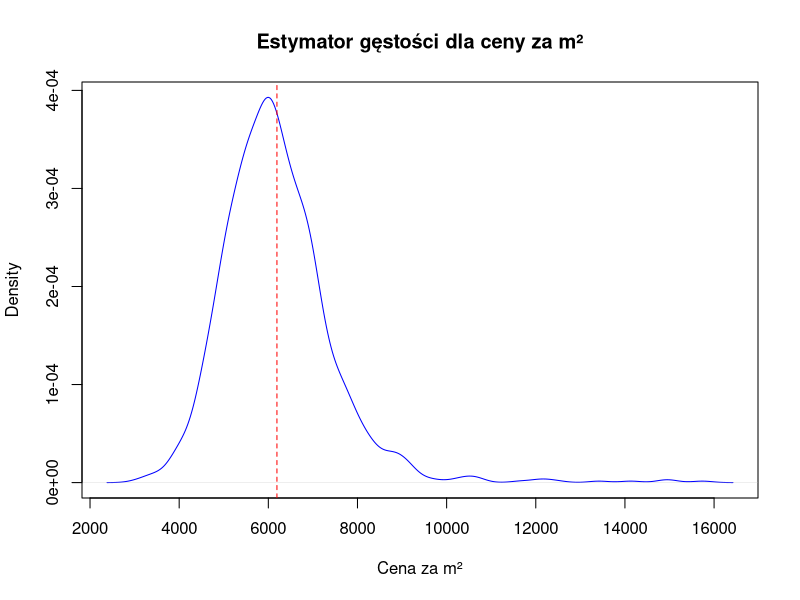

This figure's R source:
#lista11

#zadanie1  tablica rzutu kostka
#a) oczekiwana frekwencja , kostka jest symetryczna
observed <- c(171, 200, 168, 213, 226, 222)
n <- sum(observed)
expected <- rep(n/6, 6)
cat("Zadanie1_a:", expected, "\n\n")

#b) realizacja statyski testowej , test zgodnosci
chi_stat <- sum((observed - expected)^2 / expected)
cat("Zadanie1_b:", chi_stat, "\n\n")

#c) wyznaczanie p
df <- length(observed) - 1
p_value <- 1 - pchisq(chi_stat, df)
cat("Zadanie1_c:", p_value, "\n\n")

#d) wniosek
alpha <- 0.05
wniosek <- ifelse(p_value < alpha, "Odrzucamy H0: Kostka nie jest symetryczna.", "Brak podstaw do odrzucenia H0: Kostka jest symetryczna.")
cat("Zadanie1_d:", wniosek, "\n\n")

#e) chisq.test
result <- chisq.test(observed, p = rep(1/6, 6))
cat("Zadanie1_e_Statystyka:", result$statistic, "\n")
cat("Zadanie1_e_p-value:", result$p.value, "\n\n")


#zadanie2  tablica  plec/wyksztalcenie
#a)  oczekiwana frekwencja , niezaleznosc cech
observed_matrix <- matrix(c(200, 300, 150, 350), nrow = 2, byrow = TRUE)
expected <- outer(rowSums(observed_matrix), colSums(observed_matrix)) / sum(observed_matrix)
cat("Zadanie2_a:\n")
print(expected)
cat("\n")

#b) realizacja statyski testowej , test niezależnosci Pearsona
chi_stat2 <- sum((observed_matrix - expected)^2 / expected)
cat("Zadanie2_b:", chi_stat2, "\n\n")

#c) wartosc p
df2 <- (nrow(observed_matrix)-1)*(ncol(observed_matrix)-1)
p_value2 <- 1 - pchisq(chi_stat2, df2)
cat("Zadanie2_c:", p_value2, "\n\n")

#d) wniosek
wniosek2 <- ifelse(p_value2 < alpha, "Odrzucamy H0: Istnieje zależność między płcią a wykształceniem.", "Brak podstaw do odrzucenia H0: Cechy są niezależne.")
cat("Zadanie2_d:", wniosek2, "\n\n")

#e) chisq.test
result2 <- chisq.test(observed_matrix)
cat("Zadanie2_e_Statystyka:", result2$statistic, "\n")
cat("Zadanie2_e_p-value:", result2$p.value, "\n\n")

#f) dokladny test Fishera  (fisher.test)
fisher_result <- fisher.test(observed_matrix)
cat("Zadanie2_f_p-value:", fisher_result$p.value, "\n\n")


#zadanie3
data <- read.csv2(text = gsub(",", ".", readLines("mieszkania.csv")), sep = ";")

#a) rozklad liczby pokoi w zaleznosci od dzielnicy
table_3a <- table(data$Dzielnica, data$Pokoje)
cat("Zadanie3_a:\n")
print(table_3a)
cat("\n")

#b) jakas smieszna zmienna
data$nowa_pokoje <- ifelse(data$Pokoje >= 4, 4, data$Pokoje)

#c) liczba pokoi niezalezna od dzielnicy
chi3 <- chisq.test(table(data$Dzielnica, data$nowa_pokoje))
cat("Zadanie3_c_Statystyka:", chi3$statistic, "\n")
cat("Zadanie3_c_p-value:", chi3$p.value, "\n\n")


#zadanie4
#a) zmienna która wskazuje czy cena za m^2 > 6000
data$cena_m2 <- data$Cena / data$Metraz
data <- data[!is.infinite(data$cena_m2), ] # Usuń wartości niepoprawne
data$cena_wysoka <- ifelse(data$cena_m2 > 6000, "Tak", "Nie")

#b) czy cena za m^2 jest zalezna od dzielnicy
chi4 <- chisq.test(table(data$Dzielnica, data$cena_wysoka))
cat("Zadanie4_b_Statystyka:", chi4$statistic, "\n")
cat("Zadanie4_b_p-value:", chi4$p.value, "\n\n")


#zadanie5 SKIP

# a) Test normalności dla ceny za m²
cat("Zadanie5_a:\n")
shapiro_test_cena <- shapiro.test(data$cena_m2)
cat("Shapiro-Wilk p-value (cena/m2):", shapiro_test_cena$p.value, "\n")

# estymator gęstości
plot(density(data$cena_m2, na.rm = TRUE), main = "Estymator gęstości dla ceny za m²", xlab = "Cena za m²", col = "blue")
abline(v = mean(data$cena_m2, na.rm = TRUE), col = "red", lty = 2)
cat("\n")

#b) Test normalności dla metrażu mieszkań w Śródmieściu
cat("Zadanie5_b:\n")
srodmiescie_data <- subset(data, Dzielnica == "Śródmieście")
srodmiescie_metraz <- na.omit(srodmiescie_data$Metraz)

if (length(srodmiescie_metraz) >= 3) {
  shapiro_test_metraz <- shapiro.test(srodmiescie_metraz)
  cat("Shapiro-Wilk p-value (metraż w Śródmieściu):", shapiro_test_metraz$p.value, "\n")

  # Estymator gęstości
  plot(density(srodmiescie_metraz),
       main = "Estymator gęstości dla metrażu w Śródmieściu",
       xlab = "Metraż",
       col = "darkgreen")
  abline(v = mean(srodmiescie_metraz), col = "red", lty = 2)
} else {
  cat("Za mało danych do wykonania testu Shapiro-Wilka (min. 3 obserwacje).\n")
}



#zadanie6
#a) 1000 realizacji z rozkładu wykladniczego o wartosci oczekiwanej 1
set.seed(123)
exp_sample <- rexp(1000, rate = 1)
cat("Zadanie6_a: Próba wygenerowana\n\n")

#b)
#i) rozkad normalny o sredniej 1 odchylenie 1
ks_normal <- ks.test(exp_sample, "pnorm", mean = 1, sd = 1)
cat("Zadanie6_b_i:", ks_normal$p.value, "\n")

#ii) rozklad wykladniczy lambda=1
ks_exp <- ks.test(exp_sample, "pexp", rate = 1)
cat("Zadanie6_b_ii:", ks_exp$p.value, "\n\n")

#c) 1000 realizacji Gammma ,ksztalt 100 , skala 1
gamma_sample <- rgamma(1000, shape = 100, rate = 1)
cat("Zadanie6_c:" ,gamma_sample, "\n\n")

#d) testy hipotez
#i) rozkalad normalny , srednia 100 , odchylenie 10
ks_normal_gamma <- ks.test(gamma_sample, "pnorm", mean = 100, sd = 10)
cat("Zadanie6_d_i:", ks_normal_gamma$p.value, "\n")

#ii) rozklad Gamma , parametry 100,1   (srednia,odchylenie)
ks_gamma <- ks.test(gamma_sample, "pgamma", shape = 100, rate = 1)
cat("Zadanie6_d_ii:", ks_gamma$p.value, "\n")